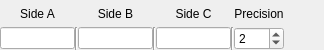
         <widget class="QWidget" name="widget" native="true">
          <property name="minimumSize">
           <size>
            <width>0</width>
            <height>50</height>
           </size>
          </property>
          <property name="maximumSize">
           <size>
            <width>16777215</width>
            <height>50</height>
           </size>
          </property>
          <layout class="QGridLayout" name="gridLayout_6">
           <property name="leftMargin">
            <number>0</number>
           </property>
           <property name="topMargin">
            <number>0</number>
           </property>
           <property name="rightMargin">
            <number>0</number>
           </property>
           <property name="bottomMargin">
            <number>0</number>
           </property>
           <property name="spacing">
            <number>0</number>
           </property>
           <item row="0" column="0">
            <layout class="QGridLayout" name="gridLayout_5">
             <item row="1" column="0">
              <widget class="QLineEdit" name="lineEdit">
               <property name="maximumSize">
                <size>
                 <width>75</width>
                 <height>16777215</height>
                </size>
               </property>
               <property name="text">
                <string/>
               </property>
               <property name="alignment">
                <set>Qt::AlignCenter</set>
               </property>
              </widget>
             </item>
             <item row="0" column="6">
              <widget class="QLabel" name="label_23">
               <property name="text">
                <string>Precision</string>
               </property>
               <property name="alignment">
                <set>Qt::AlignCenter</set>
               </property>
              </widget>
             </item>
             <item row="1" column="1">
              <widget class="Line" name="line_6">
               <property name="orientation">
                <enum>Qt::Vertical</enum>
               </property>
              </widget>
             </item>
             <item row="0" column="4">
              <widget class="QLabel" name="label_3">
               <property name="text">
                <string>Side C</string>
               </property>
               <property name="alignment">
                <set>Qt::AlignCenter</set>
               </property>
              </widget>
             </item>
             <item row="0" column="2">
              <widget class="QLabel" name="label_2">
               <property name="text">
                <string>Side B</string>
               </property>
               <property name="alignment">
                <set>Qt::AlignCenter</set>
               </property>
              </widget>
             </item>
             <item row="1" column="6">
              <widget class="QSpinBox" name="spinBox">
               <property name="minimum">
                <number>1</number>
               </property>
               <property name="maximum">
                <number>5</number>
               </property>
               <property name="value">
                <number>2</number>
               </property>
              </widget>
             </item>
             <item row="1" column="5">
              <widget class="Line" name="line_8">
               <property name="orientation">
                <enum>Qt::Vertical</enum>
               </property>
              </widget>
             </item>
             <item row="1" column="3">
              <widget class="Line" name="line_7">
               <property name="orientation">
                <enum>Qt::Vertical</enum>
               </property>
              </widget>
             </item>
             <item row="1" column="4">
              <widget class="QLineEdit" name="lineEdit_3">
               <property name="maximumSize">
                <size>
                 <width>75</width>
                 <height>16777215</height>
                </size>
               </property>
               <property name="text">
                <string/>
               </property>
               <property name="alignment">
                <set>Qt::AlignCenter</set>
               </property>
              </widget>
             </item>
             <item row="1" column="2">
              <widget class="QLineEdit" name="lineEdit_2">
               <property name="maximumSize">
                <size>
                 <width>75</width>
                 <height>16777215</height>
                </size>
               </property>
               <property name="text">
                <string/>
               </property>
               <property name="alignment">
                <set>Qt::AlignCenter</set>
               </property>
              </widget>
             </item>
             <item row="0" column="0">
              <widget class="QLabel" name="label">
               <property name="text">
                <string>Side A</string>
               </property>
               <property name="alignment">
                <set>Qt::AlignCenter</set>
               </property>
              </widget>
             </item>
             <item row="0" column="7">
              <spacer name="horizontalSpacer_4">
               <property name="orientation">
                <enum>Qt::Horizontal</enum>
               </property>
               <property name="sizeHint" stdset="0">
                <size>
                 <width>40</width>
                 <height>20</height>
                </size>
               </property>
              </spacer>
             </item>
            </layout>
           </item>
          </layout>
         </widget>
